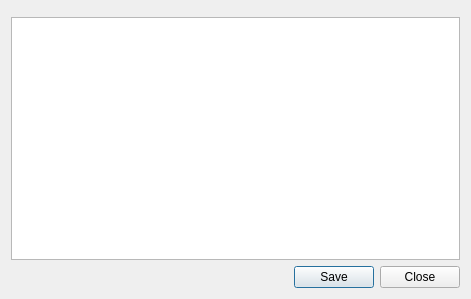
<?xml version="1.0" encoding="UTF-8"?>
<ui version="4.0">
 <class>Dialog</class>
 <widget class="QDialog" name="Dialog">
  <property name="geometry">
   <rect>
    <x>0</x>
    <y>0</y>
    <width>471</width>
    <height>299</height>
   </rect>
  </property>
  <property name="windowTitle">
   <string>Distance Results</string>
  </property>
  <layout class="QVBoxLayout" name="verticalLayout">
   <item>
    <widget class="QFrame" name="frame">
     <property name="frameShape">
      <enum>QFrame::Box</enum>
     </property>
     <property name="frameShadow">
      <enum>QFrame::Plain</enum>
     </property>
    </widget>
   </item>
   <item>
    <widget class="QTextEdit" name="textEdit"/>
   </item>
   <item>
    <layout class="QHBoxLayout" name="horizontalLayout">
     <item>
      <spacer name="horizontalSpacer">
       <property name="orientation">
        <enum>Qt::Horizontal</enum>
       </property>
       <property name="sizeHint" stdset="0">
        <size>
         <width>40</width>
         <height>20</height>
        </size>
       </property>
      </spacer>
     </item>
     <item>
      <widget class="QPushButton" name="saveButton">
       <property name="text">
        <string>Save</string>
       </property>
       <property name="autoDefault">
        <bool>false</bool>
       </property>
       <property name="default">
        <bool>true</bool>
       </property>
      </widget>
     </item>
     <item>
      <widget class="QPushButton" name="closeButton">
       <property name="text">
        <string>Close</string>
       </property>
       <property name="autoDefault">
        <bool>false</bool>
       </property>
      </widget>
     </item>
    </layout>
   </item>
  </layout>
 </widget>
 <resources/>
 <connections>
  <connection>
   <sender>closeButton</sender>
   <signal>clicked()</signal>
   <receiver>Dialog</receiver>
   <slot>reject()</slot>
   <hints>
    <hint type="sourcelabel">
     <x>424</x>
     <y>272</y>
    </hint>
    <hint type="destinationlabel">
     <x>259</x>
     <y>162</y>
    </hint>
   </hints>
  </connection>
 </connections>
</ui>
